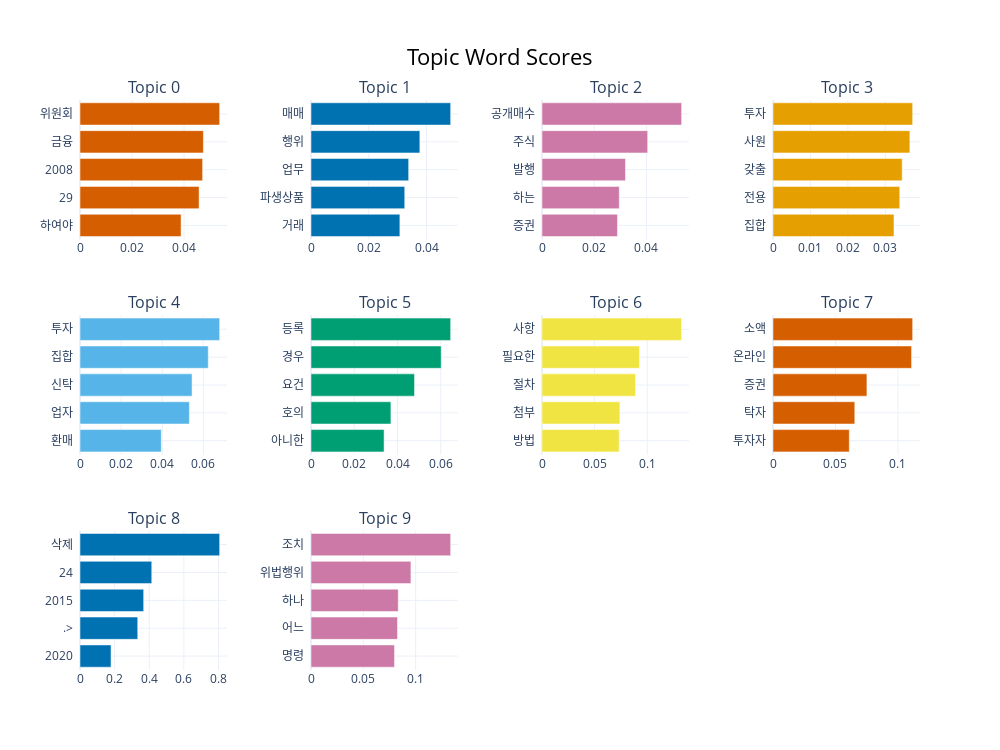

The cell this chart's notebook holds for it:
### Code cell
model.visualize_barchart(top_n_topics=10)

### Figure 1 — Plotly figure (JSON) as saved in the notebook; plotly's stock layout.template omitted (floating-point values rounded to 4 significant figures)
{"data": [{"marker": {"color": "#D55E00"}, "orientation": "h", "type": "bar", "x": [0.03885, 0.04577, 0.04713, 0.04743, 0.05368], "xaxis": "x", "y": ["하여야  ", "29  ", "2008  ", "금융  ", "위원회  "], "yaxis": "y"}, {"marker": {"color": "#0072B2"}, "orientation": "h", "type": "bar", "x": [0.03077, 0.03246, 0.03381, 0.03769, 0.04836], "xaxis": "x2", "y": ["거래  ", "파생상품  ", "업무  ", "행위  ", "매매  "], "yaxis": "y2"}, {"marker": {"color": "#CC79A7"}, "orientation": "h", "type": "bar", "x": [0.02889, 0.02958, 0.03196, 0.04046, 0.05346], "xaxis": "x3", "y": ["증권  ", "하는  ", "발행  ", "주식  ", "공개매수  "], "yaxis": "y3"}, {"marker": {"color": "#E69F00"}, "orientation": "h", "type": "bar", "x": [0.03229, 0.03383, 0.03448, 0.03653, 0.03728], "xaxis": "x4", "y": ["집합  ", "전용  ", "갖출  ", "사원  ", "투자  "], "yaxis": "y4"}, {"marker": {"color": "#56B4E9"}, "orientation": "h", "type": "bar", "x": [0.03955, 0.05321, 0.05452, 0.0624, 0.06794], "xaxis": "x5", "y": ["환매  ", "업자  ", "신탁  ", "집합  ", "투자  "], "yaxis": "y5"}, {"marker": {"color": "#009E73"}, "orientation": "h", "type": "bar", "x": [0.03378, 0.03694, 0.04785, 0.06018, 0.06456], "xaxis": "x6", "y": ["아니한  ", "호의  ", "요건  ", "경우  ", "등록  "], "yaxis": "y6"}, {"marker": {"color": "#F0E442"}, "orientation": "h", "type": "bar", "x": [0.07324, 0.07399, 0.08894, 0.09267, 0.1327], "xaxis": "x7", "y": ["방법  ", "첨부  ", "절차  ", "필요한  ", "사항  "], "yaxis": "y7"}, {"marker": {"color": "#D55E00"}, "orientation": "h", "type": "bar", "x": [0.06104, 0.06547, 0.07517, 0.1109, 0.1118], "xaxis": "x8", "y": ["투자자  ", "탁자  ", "증권  ", "온라인  ", "소액  "], "yaxis": "y8"}, {"marker": {"color": "#0072B2"}, "orientation": "h", "type": "bar", "x": [0.1793, 0.3336, 0.3679, 0.4146, 0.8068], "xaxis": "x9", "y": ["2020  ", ".>  ", "2015  ", "24  ", "삭제  "], "yaxis": "y9"}, {"marker": {"color": "#CC79A7"}, "orientation": "h", "type": "bar", "x": [0.07983, 0.08265, 0.08339, 0.09546, 0.1334], "xaxis": "x10", "y": ["명령  ", "어느  ", "하나  ", "위법행위  ", "조치  "], "yaxis": "y10"}], "layout": {"annotations": [{"font": {"size": 16}, "showarrow": false, "text": "Topic 0", "x": 0.0875, "xanchor": "center", "xref": "paper", "y": 1, "yanchor": "bottom", "yref": "paper"}, {"font": {"size": 16}, "showarrow": false, "text": "Topic 1", "x": 0.3625, "xanchor": "center", "xref": "paper", "y": 1, "yanchor": "bottom", "yref": "paper"}, {"font": {"size": 16}, "showarrow": false, "text": "Topic 2", "x": 0.6375, "xanchor": "center", "xref": "paper", "y": 1, "yanchor": "bottom", "yref": "paper"}, {"font": {"size": 16}, "showarrow": false, "text": "Topic 3", "x": 0.9125, "xanchor": "center", "xref": "paper", "y": 1, "yanchor": "bottom", "yref": "paper"}, {"font": {"size": 16}, "showarrow": false, "text": "Topic 4", "x": 0.0875, "xanchor": "center", "xref": "paper", "y": 0.6222, "yanchor": "bottom", "yref": "paper"}, {"font": {"size": 16}, "showarrow": false, "text": "Topic 5", "x": 0.3625, "xanchor": "center", "xref": "paper", "y": 0.6222, "yanchor": "bottom", "yref": "paper"}, {"font": {"size": 16}, "showarrow": false, "text": "Topic 6", "x": 0.6375, "xanchor": "center", "xref": "paper", "y": 0.6222, "yanchor": "bottom", "yref": "paper"}, {"font": {"size": 16}, "showarrow": false, "text": "Topic 7", "x": 0.9125, "xanchor": "center", "xref": "paper", "y": 0.6222, "yanchor": "bottom", "yref": "paper"}, {"font": {"size": 16}, "showarrow": false, "text": "Topic 8", "x": 0.0875, "xanchor": "center", "xref": "paper", "y": 0.2444, "yanchor": "bottom", "yref": "paper"}, {"font": {"size": 16}, "showarrow": false, "text": "Topic 9", "x": 0.3625, "xanchor": "center", "xref": "paper", "y": 0.2444, "yanchor": "bottom", "yref": "paper"}], "height": 750, "hoverlabel": {"bgcolor": "white", "font": {"family": "Rockwell", "size": 16}}, "showlegend": false, "title": {"font": {"color": "Black", "size": 22}, "text": "Topic Word Scores", "x": 0.5, "xanchor": "center", "yanchor": "top"}, "width": 1000, "xaxis": {"anchor": "y", "domain": [0, 0.175], "showgrid": true}, "xaxis10": {"anchor": "y10", "domain": [0.275, 0.45], "showgrid": true}, "xaxis11": {"anchor": "y11", "domain": [0.55, 0.725], "showgrid": true}, "xaxis12": {"anchor": "y12", "domain": [0.825, 1], "showgrid": true}, "xaxis2": {"anchor": "y2", "domain": [0.275, 0.45], "showgrid": true}, "xaxis3": {"anchor": "y3", "domain": [0.55, 0.725], "showgrid": true}, "xaxis4": {"anchor": "y4", "domain": [0.825, 1], "showgrid": true}, "xaxis5": {"anchor": "y5", "domain": [0, 0.175], "showgrid": true}, "xaxis6": {"anchor": "y6", "domain": [0.275, 0.45], "showgrid": true}, "xaxis7": {"anchor": "y7", "domain": [0.55, 0.725], "showgrid": true}, "xaxis8": {"anchor": "y8", "domain": [0.825, 1], "showgrid": true}, "xaxis9": {"anchor": "y9", "domain": [0, 0.175], "showgrid": true}, "yaxis": {"anchor": "x", "domain": [0.7556, 1], "showgrid": true}, "yaxis10": {"anchor": "x10", "domain": [0, 0.2444], "showgrid": true}, "yaxis11": {"anchor": "x11", "domain": [0, 0.2444], "showgrid": true}, "yaxis12": {"anchor": "x12", "domain": [0, 0.2444], "showgrid": true}, "yaxis2": {"anchor": "x2", "domain": [0.7556, 1], "showgrid": true}, "yaxis3": {"anchor": "x3", "domain": [0.7556, 1], "showgrid": true}, "yaxis4": {"anchor": "x4", "domain": [0.7556, 1], "showgrid": true}, "yaxis5": {"anchor": "x5", "domain": [0.3778, 0.6222], "showgrid": true}, "yaxis6": {"anchor": "x6", "domain": [0.3778, 0.6222], "showgrid": true}, "yaxis7": {"anchor": "x7", "domain": [0.3778, 0.6222], "showgrid": true}, "yaxis8": {"anchor": "x8", "domain": [0.3778, 0.6222], "showgrid": true}, "yaxis9": {"anchor": "x9", "domain": [0, 0.2444], "showgrid": true}}}
